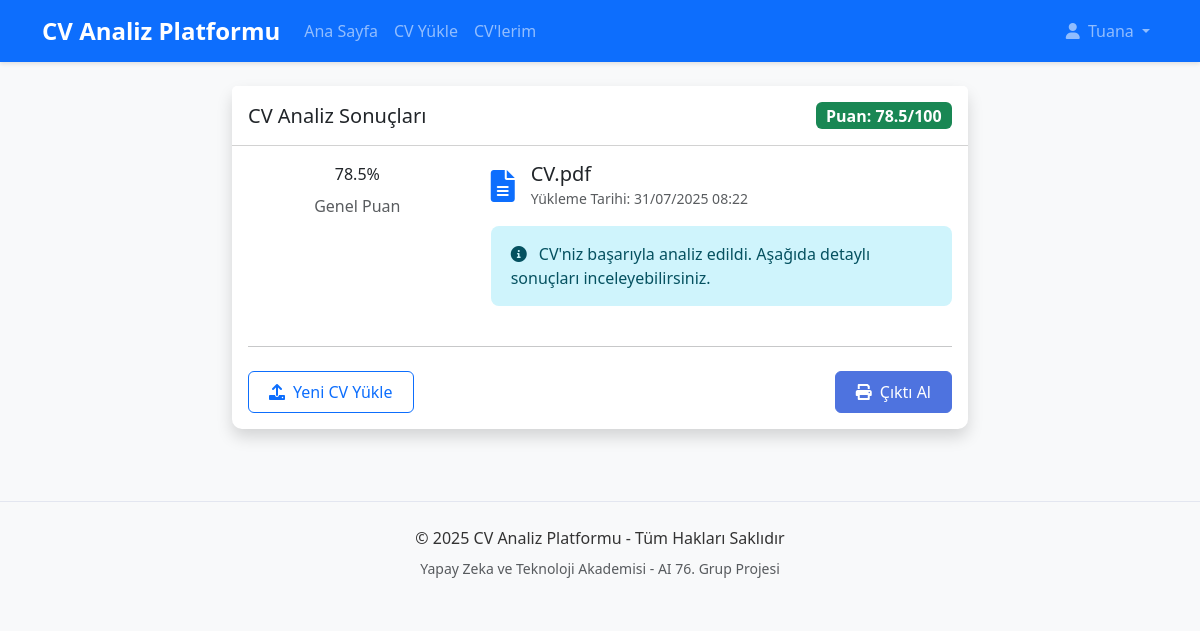
Screenshot of /cv/14 (signed in) with the database file from the repository.
### app/models.py (models this page shows, shortened)
class User(db.Model, UserMixin):
    id = db.Column(db.Integer, primary_key=True)
    email = db.Column(db.String(150), unique=True, nullable=False)
    password = db.Column(db.String(150), nullable=False)
    first_name = db.Column(db.String(150), nullable=False)
    last_name = db.Column(db.String(150), nullable=False)
    cvs = db.relationship('CV', backref='owner', lazy=True)
    date_created = db.Column(db.DateTime, default=datetime.utcnow)

class AnalysisMixin:
    def get_analysis(self):
        return json.loads(self.analysis_data) if self.analysis_data else {}

class CV(db.Model, AnalysisMixin):
    __tablename__ = 'cvs'
    id = db.Column(db.Integer, primary_key=True)
    original_filename = db.Column(db.String(255), nullable=False)
    stored_filename = db.Column(db.String(255), nullable=False)
    upload_date = db.Column(db.DateTime, default=datetime.utcnow)
    analysis_data = db.Column(JSON, nullable=True)  # Ham analiz verileri
    overall_score = db.Column(db.Float, nullable=True)  # Genel puan (0-100)
    section_scores = db.Column(JSON, nullable=True)  # Bölümlere göre puanlar
    status = db.Column(db.String(20), default='pending',
                      nullable=False)  # pending, processing, completed, failed
    user_id = db.Column(db.Integer, db.ForeignKey('user.id'), nullable=False)
    created_at = db.Column(db.DateTime, default=datetime.utcnow)
    updated_at = db.Column(db.DateTime, default=datetime.utcnow, onupdate=datetime.utcnow)

### app/views.py (the view)
@views.route('/cv/<int:cv_id>')
@login_required
def cv_results(cv_id):
    cv = CV.query.filter_by(id=cv_id, user_id=current_user.id).first_or_404()
    analysis_data = cv.get_analysis()
    return render_template('cv_results.html', cv=cv, analysis=analysis_data)

### app/__init__.py (called while the page is built)
@login_manager.user_loader
def load_user(user_id):
    from .models import User
    return User.query.get(int(user_id))

### app/templates/cv_results.html (shortened to what this page needs)
{% extends "base.html" %}
{% block content %}
<div class="row">
    <div class="col-lg-8 mx-auto">
        <div class="card shadow mb-4">
            <div class="card-header bg-white py-3">
                <div class="d-flex justify-content-between align-items-center">
                    <h2 class="h5 mb-0">CV Analiz Sonuçları</h2>
                    {% set score = cv.overall_score or 0 %}
                    <span class="badge bg-{{ 'success' if score >= 70 else 'warning' if score >= 50 else 'danger' }} fs-6">
                        Puan: {{ "%.1f"|format(score) }}/100
                    </span>
                </div>
            </div>
            <div class="card-body">
                <div class="row mb-4">
                    <div class="col-md-4 text-center mb-3 mb-md-0">
                        <div class="position-relative d-inline-block">
                            <div class="progress-circle" data-value="{% if cv.overall_score is not none %}{{ (cv.overall_score / 100)*360 }}{% else %}0{% endif %}">
                                <span class="progress-circle-value">{{ "%.1f"|format(cv.overall_score or 0) }}%</span>
                            </div>
                        </div>
                        <p class="mt-2 text-muted">Genel Puan</p>
                    </div>
                    <div class="col-md-8">
                        <div class="d-flex align-items-center mb-3">
                            <i class="fas fa-file-alt fa-2x text-primary me-3"></i>
                            <div>
                                <h5 class="mb-0">{{ cv.original_filename }}</h5>
                                <small class="text-muted">Yükleme Tarihi: {{ cv.upload_date.strftime('%d/%m/%Y %H:%M') }}</small>
                            </div>
                        </div>
                        <div class="alert alert-info">
                            <i class="fas fa-info-circle me-2"></i>
                            CV'niz başarıyla analiz edildi. Aşağıda detaylı sonuçları inceleyebilirsiniz.
                        </div>
                    </div>
                </div>
                <hr>
                <div class="d-flex justify-content-between mt-4">
                    <a href="{{ url_for('views.upload_cv') }}" class="btn btn-outline-primary">
                        <i class="fas fa-upload me-2"></i>Yeni CV Yükle
                    </a>
                    <button class="btn btn-primary" onclick="window.print()">
                        <i class="fas fa-print me-2"></i>Çıktı Al
                    </button>
                </div>
            </div>
        </div>
    </div>
</div>
{% endblock %}

### app/templates/base.html (shortened to what this page needs)
<!DOCTYPE html>
<html lang="tr">
<head>
    <link href="https://cdn.jsdelivr.net/npm/bootstrap@5.3.0/dist/css/bootstrap.min.css" rel="stylesheet">
    <link rel="stylesheet" href="https://cdnjs.cloudflare.com/ajax/libs/font-awesome/6.0.0/css/all.min.css">
    <link rel="stylesheet" href="{{ url_for('static', filename='css/style.css') }}">
</head>
<body>
    <nav class="navbar navbar-expand-lg navbar-dark bg-primary">
        <div class="container">
            <a class="navbar-brand" href="{{ url_for('views.home') }}">CV Analiz Platformu</a>
            <div class="collapse navbar-collapse" id="navbarNav">
                <ul class="navbar-nav me-auto">
                    <li class="nav-item">
                        <a class="nav-link" href="{{ url_for('views.home') }}">Ana Sayfa</a>
                    </li>
                    {% if current_user.is_authenticated %}
                    <li class="nav-item">
                        <a class="nav-link" href="{{ url_for('views.upload_cv') }}">CV Yükle</a>
                    </li>
                    <li class="nav-item">
                        <a class="nav-link" href="{{ url_for('views.my_cvs') }}">CV'lerim</a>
                    </li>
                    {% endif %}
                </ul>
                <ul class="navbar-nav">
                    {% if current_user.is_authenticated %}
                    <li class="nav-item dropdown">
                        <a class="nav-link dropdown-toggle" href="#" id="navbarDropdown" role="button" data-bs-toggle="dropdown">
                            <i class="fas fa-user me-1"></i> {{ current_user.first_name }}
                        </a>
                    </li>
                    {% endif %}
                </ul>
            </div>
        </div>
    </nav>
    <main class="container my-4">
        {% block content %}{% endblock %}
    </main>
    <footer class="bg-light py-4 mt-5">
        <div class="container text-center">
            <p class="mb-2">© 2025 CV Analiz Platformu - Tüm Hakları Saklıdır</p>
            <p class="mb-0 text-muted small">Yapay Zeka ve Teknoloji Akademisi - AI 76. Grup Projesi</p>
        </div>
    </footer>
</body>
</html>

### app/static/css/style.css (style rules this page uses)
body { font-family: 'Segoe UI', Tahoma, Geneva, Verdana, sans-serif; color: #333; background-color: #f8f9fa; }
.navbar { box-shadow: 0 2px 4px rgba(0, 0, 0, 0.1); }
.navbar-brand { font-weight: 700; font-size: 1.5rem; }
.card { border: none; border-radius: 10px; transition: transform 0.3s ease, box-shadow 0.3s ease; margin-bottom: 1.5rem; }
.btn { padding: 0.5rem 1.25rem; border-radius: 6px; font-weight: 500; transition: all 0.3s ease; }
.btn-primary { background-color: #4e73df; border-color: #4e73df; }
.animate-fade-in { animation: fadeIn 0.5s ease-out forwards; }
.alert { border: none; border-radius: 8px; padding: 1rem 1.25rem; }
footer { margin-top: 3rem; padding: 2rem 0; background-color: #f8f9fc; border-top: 1px solid #e3e6f0; }

### rows the page displays
User: first_name "Tuana"
CV: overall_score "78.5", original_filename "CV.pdf", upload_date "31/07/2025 08:22"
